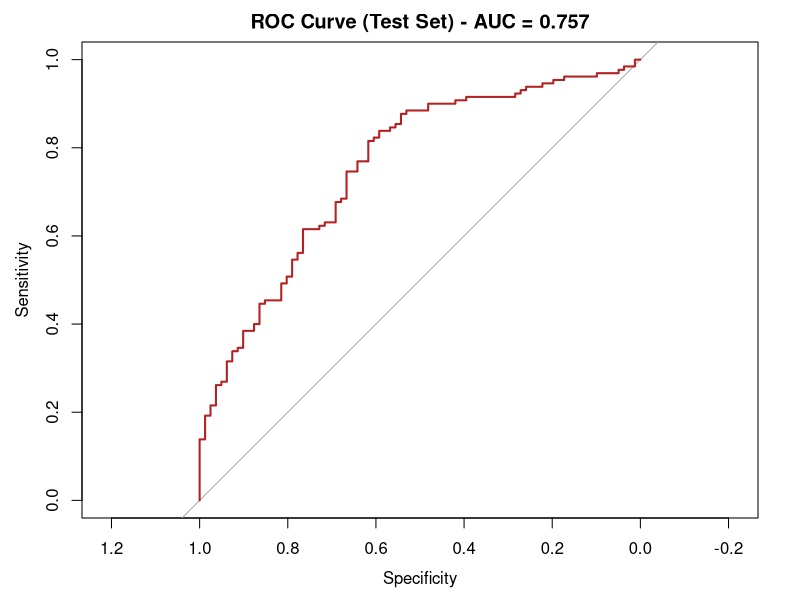

Reproduce this figure in R.
## ---- chunk 1
knitr::opts_knit$set(root.dir = ".")
knitr::opts_chunk$set(echo = TRUE, warning = FALSE, message = FALSE)
## ---- chunk 2
library(tidyverse)
library(caret)
library(pROC)
library(broom)

data <- read.csv("dataset/osmi_clean_combined.csv")

# Ensure reference levels are set logically for interpretation
data <- data %>%
  mutate(
    Treatment_Cat = factor(Treatment_Cat, levels = c("No", "Yes")),
    Gender_Category = relevel(factor(Gender_Category), ref = "Male"),
    Family_History = relevel(factor(Family_History), ref = "No"),
    Tech_Company_Cat = relevel(factor(Tech_Company_Cat), ref = "No")
  )

set.seed(2026)
train_idx <- sample(nrow(data), floor(0.8 * nrow(data)))
train <- data[train_idx, ]
test  <- data[-train_idx, ]

cat("Training cases:", nrow(train), "| Test cases:", nrow(test), "\n")
## ---- chunk 3
logit_model <- glm(
  Treatment_Cat ~ Age + Gender_Category + Family_History + 
    Employer_Mental_Importance + Employer_Phys_Importance + 
    Coworker_Reaction_Score + Tech_Company_Cat,
  family = binomial(link = "logit"),
  data = train
)

# Extract Odds Ratios (OR) and Confidence Intervals
model_matrix <- summary(logit_model)$coefficients
wald_ci <- confint.default(logit_model)

odds_ratios <- tibble(
  Predictor = rownames(model_matrix),
  Estimate = model_matrix[, "Estimate"],
  `Odds Ratio (OR)` = exp(Estimate),
  `P-value` = model_matrix[, "Pr(>|z|)"],
  Significant = `P-value` < 0.05
) %>%
  filter(Predictor != "(Intercept)") %>%
  mutate(
    across(c(Estimate, `Odds Ratio (OR)`), ~ round(.x, 3)),
    `P-value` = format.pval(`P-value`, digits = 3, eps = 0.001)
  )

knitr::kable(odds_ratios, caption = "Adjusted Odds Ratios for Seeking Treatment")
## ---- chunk 4
# Generate probabilities and classes on the Test Set
test_probs <- predict(logit_model, newdata = test, type = "response")
test_preds <- factor(ifelse(test_probs >= 0.5, "Yes", "No"), levels = c("No", "Yes"))
actual_class <- test$Treatment_Cat

# Confusion Matrix
conf_matrix <- confusionMatrix(test_preds, actual_class, positive = "Yes")
print(conf_matrix$table)

# Extract Metrics for inline text
acc_val <- conf_matrix$overall["Accuracy"]
prec_val <- conf_matrix$byClass["Pos Pred Value"]
rec_val <- conf_matrix$byClass["Sensitivity"]

# ROC and AUC
roc_curve <- roc(actual_class, test_probs)
auc_value <- as.numeric(auc(roc_curve))

cat("\nAccuracy: ", round(acc_val, 3))
cat("\nPrecision:", round(prec_val, 3))
cat("\nRecall:   ", round(rec_val, 3))
cat("\nROC-AUC:  ", round(auc_value, 3), "\n")

plot(roc_curve, col = "firebrick", lwd = 2, 
     main = paste("ROC Curve (Test Set) - AUC =", round(auc_value, 3)))
## ---- chunk 5
# Random Forest needs its own package
library(randomForest)

# Numeric design matrix (same predictors as the logistic model) for x/y interface
rf_X <- model.matrix(
  ~ Age + Gender_Category + Family_History + Employer_Mental_Importance +
    Employer_Phys_Importance + Coworker_Reaction_Score + Tech_Company_Cat,
  data = train
)[, -1]
rf_y <- train$Treatment_Cat

# ---- 5-fold stratified cross-validation to tune the random forest ----
set.seed(2026)
folds <- createFolds(rf_y, k = 5, list = TRUE, returnTrain = TRUE)

grid <- expand.grid(
  mtry     = c(2, 3, 5),
  maxnodes = c(8, 16, 32),
  ntree    = c(100, 300)
)

cv_results <- data.frame()
for (g in seq_len(nrow(grid))) {
  aucs <- numeric(5)
  for (f in seq_along(folds)) {
    tr_idx <- folds[[f]]
    set.seed(123)
    rf_f <- randomForest(
      x = rf_X[tr_idx, , drop = FALSE], y = rf_y[tr_idx],
      mtry = grid$mtry[g], maxnodes = grid$maxnodes[g], ntree = grid$ntree[g]
    )
    p_f <- predict(rf_f, rf_X[-tr_idx, , drop = FALSE], type = "prob")[, "Yes"]
    aucs[f] <- as.numeric(auc(roc(rf_y[-tr_idx], p_f)))
  }
  cv_results <- rbind(cv_results, data.frame(
    mtry = grid$mtry[g], maxnodes = grid$maxnodes[g],
    ntree = grid$ntree[g], CV_AUC = round(mean(aucs), 4)
  ))
}
best_cfg <- cv_results[which.max(cv_results$CV_AUC), ]
knitr::kable(cv_results[order(-cv_results$CV_AUC), ],
             caption = "5-fold CV tuning of the random forest (mean validation AUC)")

# ---- Retrain best config on the full training set and score the test set ----
set.seed(123)
rf_model <- randomForest(
  x = rf_X, y = rf_y,
  mtry = best_cfg$mtry, maxnodes = best_cfg$maxnodes,
  ntree = best_cfg$ntree, importance = TRUE
)

# Out-of-bag error rate
oob_err <- mean(rf_model$err.rate[, 1])

# Predict on the held-out test set (use the same model.matrix structure)
rf_X_test <- model.matrix(
  ~ Age + Gender_Category + Family_History + Employer_Mental_Importance +
    Employer_Phys_Importance + Coworker_Reaction_Score + Tech_Company_Cat,
  data = test
)[, -1]
rf_probs <- predict(rf_model, rf_X_test, type = "prob")[, "Yes"]
rf_preds <- factor(ifelse(rf_probs >= 0.5, "Yes", "No"), levels = c("No", "Yes"))

rf_cm <- confusionMatrix(rf_preds, test$Treatment_Cat, positive = "Yes")
print(rf_cm$table)

# Metrics
rf_acc  <- rf_cm$overall["Accuracy"]
rf_prec <- rf_cm$byClass["Precision"]
rf_rec  <- rf_cm$byClass["Sensitivity"]
rf_f1   <- rf_cm$byClass["F1"]
rf_auc  <- as.numeric(auc(roc(test$Treatment_Cat, rf_probs)))

cat("\nBest config (5-fold CV): mtry =", best_cfg$mtry,
    ", maxnodes =", best_cfg$maxnodes, ", ntree =", best_cfg$ntree)
cat("\nRandom Forest OOB error: ", round(oob_err, 3))
cat("\nAccuracy: ", round(rf_acc, 3))
cat("\nPrecision:", round(rf_prec, 3))
cat("\nRecall:   ", round(rf_rec, 3))
cat("\nF1-Score: ", round(rf_f1, 3))
cat("\nROC-AUC:  ", round(rf_auc, 3), "\n")
## ---- chunk 6
# Variable importance: how much each predictor reduces classification accuracy.
# Aggregate dummy-level rows back to their original predictors.
raw_imp <- importance(rf_model)[, "MeanDecreaseAccuracy", drop = FALSE]
base_names <- sub('(Gender_Category|Family_History|Tech_Company_Cat).*', '\\1',
                  rownames(raw_imp))
imp_by_predictor <- rowsum(raw_imp[, 1], base_names, reorder = FALSE)
rf_imp <- imp_by_predictor[, 1]
names(rf_imp) <- rownames(imp_by_predictor)

rf_imp_df <- data.frame(
  Predictor = names(rf_imp),
  MeanDecreaseAccuracy = round(rf_imp, 2)
) %>%
  arrange(desc(MeanDecreaseAccuracy))
knitr::kable(rf_imp_df, caption = "Random Forest Variable Importance (Mean Decrease in Accuracy)")
## ---- chunk 7
# Comparison of the two classifiers on the held-out test set
logit_f1 <- 2 * prec_val * rec_val / (prec_val + rec_val)
comparison_rf <- tibble(
  Model = c("Binary Logistic Regression", "Random Forest"),
  Accuracy  = c(round(acc_val, 3), round(rf_acc, 3)),
  Precision = c(round(prec_val, 3), round(rf_prec, 3)),
  Recall    = c(round(rec_val, 3), round(rf_rec, 3)),
  `F1-Score` = c(round(logit_f1, 3), round(rf_f1, 3)),
  `ROC-AUC` = c(round(auc_value, 3), round(rf_auc, 3))
)
knitr::kable(comparison_rf, caption = "Test-Set Comparison: Logistic vs. Random Forest")
## ---- chunk 8
# Build the numeric design matrix (same predictors as the logistic model);
# one-hot encode the categorical predictors, dropping base levels as in model.matrix
X_all <- model.matrix(
  ~ Age + Gender_Category + Family_History + Employer_Mental_Importance +
    Employer_Phys_Importance + Coworker_Reaction_Score + Tech_Company_Cat,
  data = rbind(train, test)
)[, -1]

n_train <- nrow(train)
X_train_mat <- X_all[1:n_train, ]
X_test_mat  <- X_all[(n_train + 1):nrow(X_all), ]

# PCA on the TRAINING set only (center + scale), then transform test
pca_fit <- prcomp(X_train_mat, center = TRUE, scale. = TRUE)

# Proportion of variance explained by the first k components
cum_var <- cumsum(pca_fit$sdev^2 / sum(pca_fit$sdev^2))

# Transform both sets using the training PCA loadings
Z_train <- predict(pca_fit, newdata = X_train_mat)
Z_test  <- predict(pca_fit, newdata = X_test_mat)

# Variance explained
pca_summary <- tibble(
  Component = 1:length(cum_var),
  `Prop. Variance` = round(pca_fit$sdev^2 / sum(pca_fit$sdev^2), 3),
  `Cumulative`      = round(cum_var, 3)
)
knitr::kable(pca_summary, caption = "Variance explained by PCA components")
## ---- chunk 9
# ---- 5-fold stratified CV to tune the PCA random forest (k = 8 components) ----
k_pca <- 8   # drop the lowest-variance component from the 9-feature design matrix

set.seed(2026)
pca_folds <- createFolds(train$Treatment_Cat, k = 5, list = TRUE, returnTrain = TRUE)

pca_grid <- expand.grid(
  mtry     = c(1, 2, 3),
  maxnodes = c(8, 16, 32),
  ntree    = c(100, 300)
)

pca_cv_results <- data.frame()
for (g in seq_len(nrow(pca_grid))) {
  aucs <- numeric(5)
  for (f in seq_along(pca_folds)) {
    tr_idx <- pca_folds[[f]]
    set.seed(123)
    rf_pca_f <- randomForest(
      x = Z_train[tr_idx, 1:k_pca, drop = FALSE], y = train$Treatment_Cat[tr_idx],
      mtry = pca_grid$mtry[g], maxnodes = pca_grid$maxnodes[g],
      ntree = pca_grid$ntree[g]
    )
    p_f <- predict(rf_pca_f, Z_train[-tr_idx, 1:k_pca, drop = FALSE], type = "prob")[, "Yes"]
    aucs[f] <- as.numeric(auc(roc(train$Treatment_Cat[-tr_idx], p_f)))
  }
  pca_cv_results <- rbind(pca_cv_results, data.frame(
    mtry = pca_grid$mtry[g], maxnodes = pca_grid$maxnodes[g],
    ntree = pca_grid$ntree[g], CV_AUC = round(mean(aucs), 4)
  ))
}
pca_best_cfg <- pca_cv_results[which.max(pca_cv_results$CV_AUC), ]
knitr::kable(pca_cv_results[order(-pca_cv_results$CV_AUC), ],
             caption = "5-fold CV tuning of the PCA random forest (k = 8 components, mean validation AUC)")

# ---- Retrain best PCA config on the full training set, score the test set ----
set.seed(123)
rf_pca <- randomForest(
  x = Z_train[, 1:k_pca, drop = FALSE], y = train$Treatment_Cat,
  mtry = pca_best_cfg$mtry, maxnodes = pca_best_cfg$maxnodes,
  ntree = pca_best_cfg$ntree
)

p_pca_rf <- predict(rf_pca, Z_test[, 1:k_pca, drop = FALSE], type = "prob")[, "Yes"]
cl_pca_rf <- factor(ifelse(p_pca_rf >= 0.5, "Yes", "No"), levels = c("No", "Yes"))
cm_pca_rf <- confusionMatrix(cl_pca_rf, test$Treatment_Cat, positive = "Yes")

pca_rf_auc  <- as.numeric(auc(roc(test$Treatment_Cat, p_pca_rf)))
pca_rf_acc  <- cm_pca_rf$overall["Accuracy"]
pca_rf_prec <- cm_pca_rf$byClass["Precision"]
pca_rf_rec  <- cm_pca_rf$byClass["Sensitivity"]
pca_rf_f1   <- cm_pca_rf$byClass["F1"]

cat("\nBest PCA config (5-fold CV): mtry =", pca_best_cfg$mtry,
    ", maxnodes =", pca_best_cfg$maxnodes, ", ntree =", pca_best_cfg$ntree)
cat("\nPCA-RF (k=8) Accuracy:", round(pca_rf_acc, 3),
    " Precision:", round(pca_rf_prec, 3),
    " Recall:", round(pca_rf_rec, 3),
    " F1:", round(pca_rf_f1, 3),
    " ROC-AUC:", round(pca_rf_auc, 3), "\n")
## ---- chunk 10
# 3-way comparison: logistic, raw random forest, and PCA random forest
comparison_pca <- tibble(
  Model = c("Binary Logistic", "Random Forest (raw)", "Random Forest (PCA k=8)"),
  Accuracy  = c(round(acc_val, 3), round(rf_acc, 3), round(pca_rf_acc, 3)),
  Precision = c(round(prec_val, 3), round(rf_prec, 3), round(pca_rf_prec, 3)),
  Recall    = c(round(rec_val, 3), round(rf_rec, 3), round(pca_rf_rec, 3)),
  `F1-Score` = c(round(logit_f1, 3), round(rf_f1, 3), round(pca_rf_f1, 3)),
  `ROC-AUC` = c(round(auc_value, 3), round(rf_auc, 3), round(pca_rf_auc, 3))
)
knitr::kable(comparison_pca, caption = "Test-Set Comparison: Logistic vs. Random Forest (raw and PCA)")
